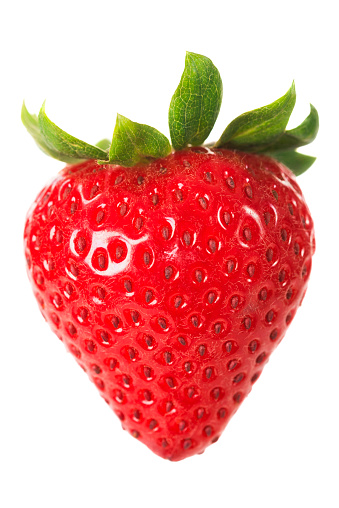
#> input picture opencv_example/01.Image/strawberry.jpg, 339 x 508 px, found by its file name
$ python 02_image_answer.py
#> lines starting #> are read from the running program, lines starting #| are printed output that depends on the picture
import numpy as np
import cv2

# 이미지 파일을 Read 하고 Color space 정보 출력
color = cv2.imread("strawberry.jpg", cv2.IMREAD_COLOR)
#> color is the input picture: shape (508, 339, 3); mean B, G, R 161.7, 166.9, 234.2
#color = cv2.imread("strawberry_dark.jpg", cv2.IMREAD_COLOR)
print(color.shape)
#| (508, 339, 3)
height,width,channels = color.shape
#> height = 508; width = 339; channels = 3
cv2.imshow("Original Image",color)

# Color channel 을 B,G,R 로 분할하여 출력
b,g,r = cv2.split(color)
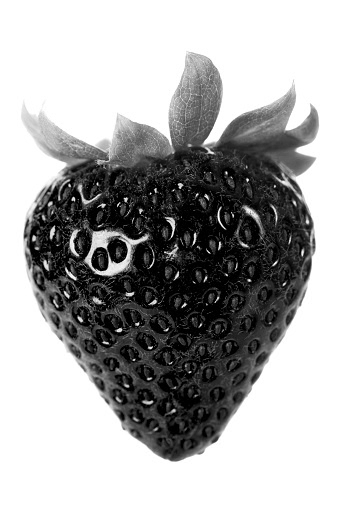
#> g: shape (508, 339); min 0, max 255, mean 166.9
rgb_split = np.concatenate((b,g,r),axis=1)
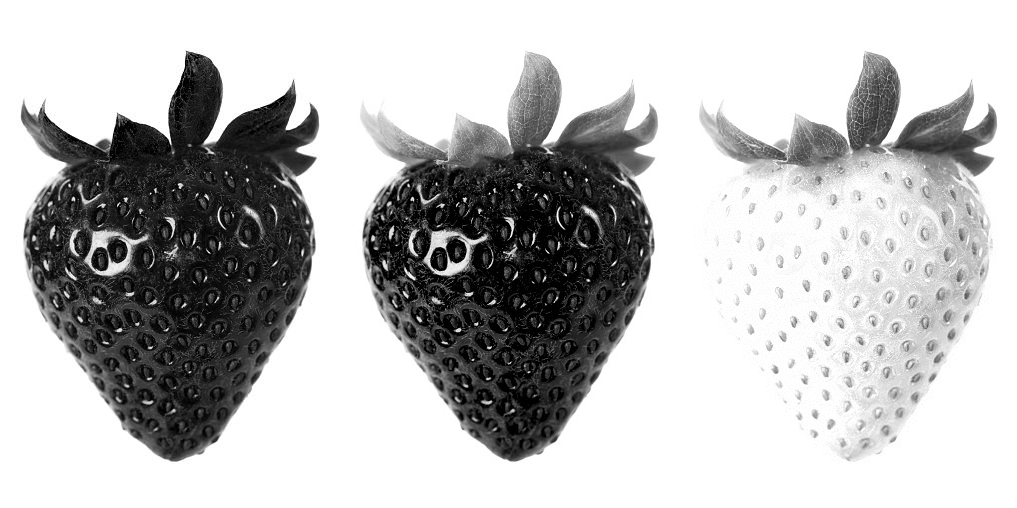
#> rgb_split: shape (508, 1017); min 0, max 255, mean 187.6
cv2.imshow("BGR Channels",rgb_split)

# 색공간을 BGR 에서 HSV 로 변환
hsv = cv2.cvtColor(color, cv2.COLOR_BGR2HSV)
#> hsv: shape (508, 339, 3); mean H, S, V 44.5, 91.7, 235.7

# Channel 을 H,S,V 로 분할하여 출력
h,s,v = cv2.split(hsv)
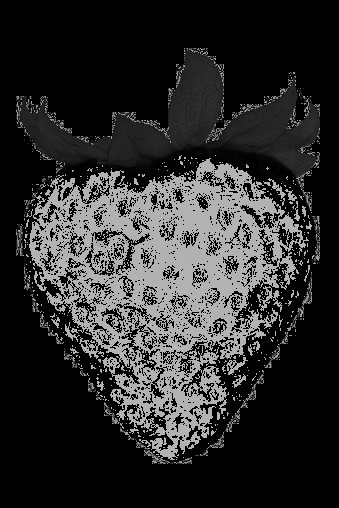
#> h: shape (508, 339); min 0, max 179, mean 44.5
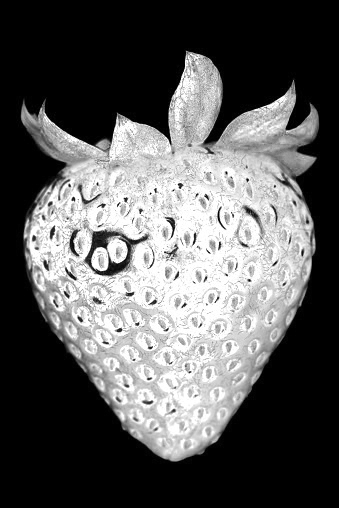
#> s: shape (508, 339); min 0, max 255, mean 91.7
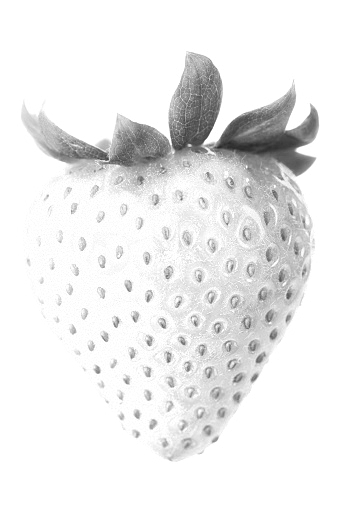
#> v: shape (508, 339); min 40, max 255, mean 235.7
hsv_split = np.concatenate((h,s,v),axis=1)
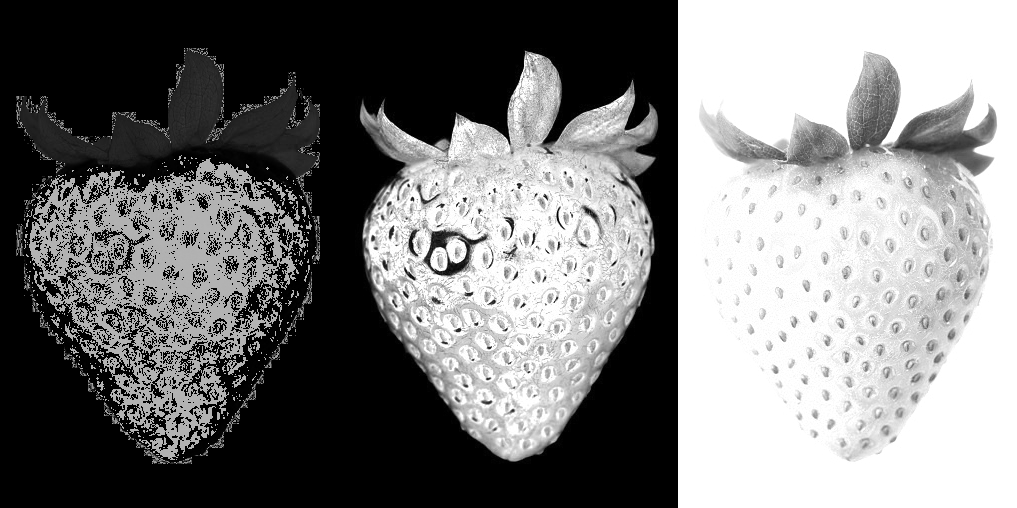
#> hsv_split: shape (508, 1017); min 0, max 255, mean 123.9
cv2.imshow("Split HSV",hsv_split)

# Channel 을 H,S,V 로 분할하여 출력
rgb = cv2.cvtColor(hsv, cv2.COLOR_HSV2RGB)
cv2.imshow("HSV to RGB",rgb)

# Channel 을 H,S,V 로 분할하여 출력
gray = cv2.cvtColor(hsv, cv2.COLOR_RGB2GRAY)
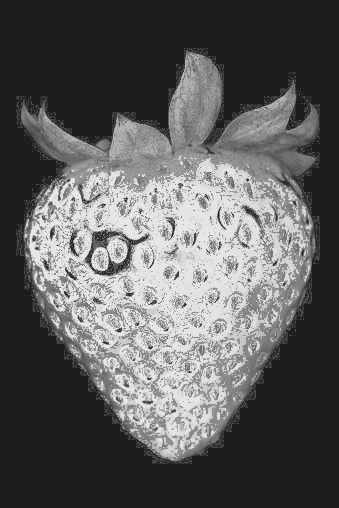
#> gray: shape (508, 339); min 28, max 232, mean 93.9
cv2.imshow("RGB to Gray",gray)

cv2.waitKey(0)
cv2.destroyAllWindows()
